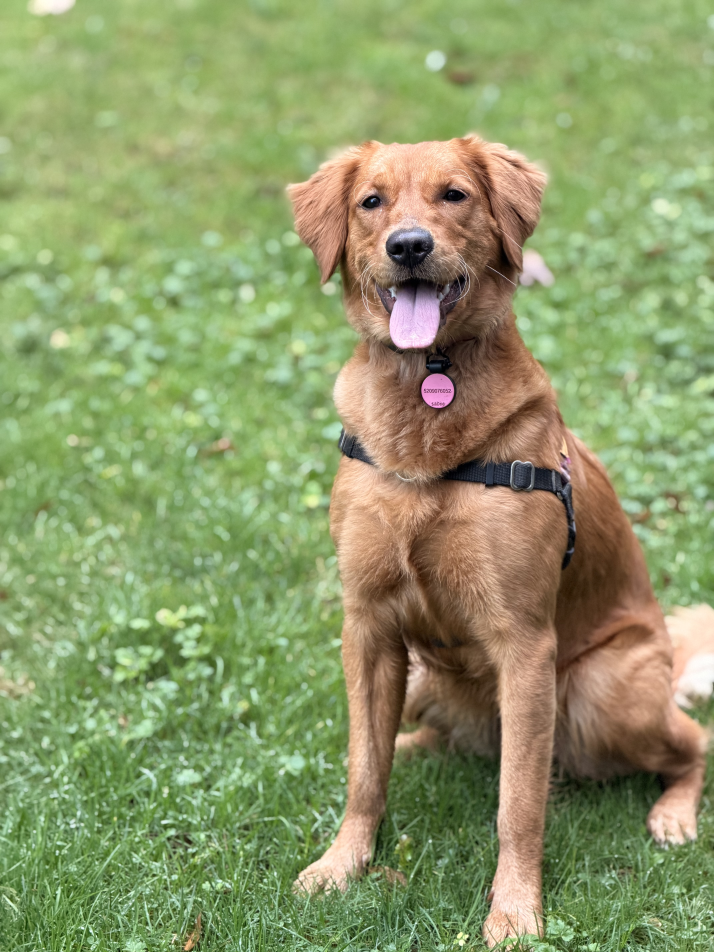
#> input picture core/skills/last30days/assets/dog-original.jpeg, 4284 x 5712 px (shown at 1/6 size)
$ python image_analyzer.py ../../../skills/last30days/assets/dog-original.jpeg
#> lines starting #> are read from the running program, lines starting #| are printed output that depends on the picture
#!/usr/bin/env python3
"""
Image End-to-End Analyzer CLI for AI Agents
Cross-Platform: Windows, macOS, and Linux
Extracts comprehensive visual telemetry, EXIF data, dominant HEX/RGB palettes,
and Tesseract OCR text from image files.
"""

import os
import sys
import json
import shutil
import argparse
import platform
import subprocess
from pathlib import Path
from typing import Dict, Any, List, Optional


def find_binary(name: str) -> Optional[str]:
    """Find binary executable across Windows, macOS, and Linux."""
    # 1. Standard PATH check
    found = shutil.which(name)
    if found:
        return found
    if platform.system() == "Windows":
        found = shutil.which(f"{name}.exe")
        if found:
            return found

    # 2. Well-known OS specific paths
    system = platform.system()
    candidates = []

    if system == "Darwin":
        candidates = [
            f"/opt/homebrew/bin/{name}",
            f"/usr/local/bin/{name}",
            f"/usr/bin/{name}"
        ]
    elif system == "Windows":
        prog_files = os.environ.get("ProgramFiles", "C:\\Program Files")
        prog_files_x86 = os.environ.get("ProgramFiles(x86)", "C:\\Program Files (x86)")
        local_app = os.environ.get("LOCALAPPDATA", "")
        user_prof = os.environ.get("USERPROFILE", "")

        if name == "tesseract":
            candidates = [
                os.path.join(prog_files, "Tesseract-OCR", "tesseract.exe"),
                os.path.join(prog_files_x86, "Tesseract-OCR", "tesseract.exe"),
                os.path.join(local_app, "Programs", "Tesseract-OCR", "tesseract.exe"),
            ]
        elif name == "uv":
            candidates = [
                os.path.join(user_prof, ".cargo", "bin", "uv.exe"),
                os.path.join(local_app, "uv", "uv.exe"),
                os.path.join(prog_files, "uv", "uv.exe")
            ]
    else:  # Linux
        candidates = [
            f"/usr/bin/{name}",
            f"/usr/local/bin/{name}",
            f"/snap/bin/{name}"
        ]

    for p in candidates:
        if p and Path(p).exists():
            return str(p)
    return None


# Auto re-exec with uv if Pillow is not installed
try:
    from PIL import Image, ExifTags
except ImportError:
    if os.environ.get("_UV_REEXEC"):
        print("Error: Pillow is required. Run 'pip install Pillow' or install 'uv'.", file=sys.stderr)
        sys.exit(1)
    uv_bin = find_binary("uv")
    if uv_bin:
        os.environ["_UV_REEXEC"] = "1"
        cmd = [uv_bin, "run", "--with", "Pillow", "python", str(Path(__file__).resolve())] + sys.argv[1:]
        if platform.system() == "Windows":
            subprocess.run(cmd)
            sys.exit(0)
        else:
            os.execv(uv_bin, cmd)
    else:
        print("Error: Pillow is required. Run 'pip install Pillow' or install 'uv'.", file=sys.stderr)
        sys.exit(1)


def get_image_metadata(img: Image.Image, file_path: Path) -> Dict[str, Any]:
    """Extract file telemetry and EXIF metadata."""
    width, height = img.size
    aspect_ratio = round(width / height, 3) if height > 0 else 0
    file_size_kb = round(file_path.stat().st_size / 1024, 2)

    exif_data = {}
    if hasattr(img, "_getexif") and img._getexif():
        raw_exif = img._getexif()
        if raw_exif:
            for tag_id, value in raw_exif.items():
                tag_name = ExifTags.TAGS.get(tag_id, str(tag_id))
                if isinstance(value, (str, int, float)):
                    exif_data[tag_name] = value

    return {
        "file_name": file_path.name,
        "format": img.format or file_path.suffix.upper().replace(".", ""),
        "mode": img.mode,
        "width": width,
        "height": height,
        "aspect_ratio": f"{aspect_ratio}:1 ({width}x{height})",
        "file_size_kb": file_size_kb,
        "os_platform": platform.system(),
        "exif": exif_data
    }


def extract_dominant_palette(img: Image.Image, num_colors: int = 5) -> List[Dict[str, Any]]:
    """Quantize image colors and extract dominant HEX & RGB values."""
    rgb_img = img.convert("RGB")
    thumb = rgb_img.resize((150, 150))
    quantized = thumb.quantize(colors=num_colors)
    palette_raw = quantized.getpalette()[: num_colors * 3]
    color_counts = quantized.getcolors()

    if not color_counts:
        return []

    color_counts.sort(key=lambda x: x[0], reverse=True)
    total_pixels = sum(count for count, _ in color_counts)

    palette_list = []
    for count, idx in color_counts:
        r = palette_raw[idx * 3]
        g = palette_raw[idx * 3 + 1]
        b = palette_raw[idx * 3 + 2]
        hex_code = f"#{r:02x}{g:02x}{b:02x}".upper()
        pct = round((count / total_pixels) * 100, 1)

        luminance = round(0.2126 * r + 0.7152 * g + 0.0722 * b, 1)
        is_dark = luminance < 128

        palette_list.append({
            "hex": hex_code,
            "rgb": [r, g, b],
            "percentage": pct,
            "luminance": luminance,
            "tone": "Dark" if is_dark else "Light"
        })

    return palette_list


def run_tesseract_ocr(file_path: Path) -> str:
    """Run local Tesseract OCR on the target image cross-platform."""
    tesseract_bin = find_binary("tesseract")
    if not tesseract_bin:
        return "[Tesseract binary not found on PATH or standard install locations]"

    try:
        res = subprocess.run(
            [tesseract_bin, str(file_path), "stdout", "--oem", "1"],
            capture_output=True,
            text=True,
            check=True
        )
        text = res.stdout.strip()
        return text if text else "[No text detected by OCR]"
    except Exception as e:
        return f"[OCR Error: {str(e)}]"


def generate_markdown_report(metadata: Dict[str, Any], palette: List[Dict[str, Any]], ocr_text: str) -> str:
    """Format structured analysis into a clean Markdown report for AI agents."""
    lines = [
        f"# End-to-End Image Analysis Report: {metadata['file_name']}",
        "",
        "## 1. Visual & Dimensional Telemetry",
        f"- **Platform**: `{metadata['os_platform']}`",
        f"- **Dimensions**: `{metadata['width']} × {metadata['height']} px`",
        f"- **Aspect Ratio**: `{metadata['aspect_ratio']}`",
        f"- **Format & Color Mode**: `{metadata['format']}` / `{metadata['mode']}`",
        f"- **File Size**: `{metadata['file_size_kb']} KB`",
        ""
    ]

    if metadata["exif"]:
        lines.append("### EXIF Metadata")
        for k, v in list(metadata["exif"].items())[:8]:
            lines.append(f"- **{k}**: `{v}`")
        lines.append("")

    lines.append("## 2. Dominant Color Palette (HEX & RGB)")
    lines.append("| Swatch | HEX | RGB | % Coverage | Tone |")
    lines.append("| :--- | :--- | :--- | :--- | :--- |")
    for c in palette:
        lines.append(f"| `{c['hex']}` | `{c['hex']}` | `rgb({c['rgb'][0]}, {c['rgb'][1]}, {c['rgb'][2]})` | {c['percentage']}% | {c['tone']} |")
    lines.append("")

    lines.append("## 3. High-Precision OCR Extracted Text")
    lines.append("```text")
    lines.append(ocr_text)
    lines.append("```")
    lines.append("")
    lines.append("---")
    lines.append("*Generated by Image End-to-End Analyzer for AI Agents.*")
    return "\n".join(lines)


def main():
    parser = argparse.ArgumentParser(description="Image End-to-End Analyzer for AI Agents (Cross-Platform)")
    parser.add_argument("image_path", help="Path to image file (PNG, JPG, WebP, SVG, etc.)")
    parser.add_argument("--no-ocr", action="store_true", help="Skip Tesseract OCR")
    parser.add_argument("--palette-only", action="store_true", help="Only extract color palette")
    parser.add_argument("--json", action="store_true", help="Output raw JSON instead of Markdown")
    parser.add_argument("-o", "--output", help="Write report to specified output path")

    args = parser.parse_args()
    img_path = Path(args.image_path).resolve()

    if not img_path.exists():
        print(f"Error: Image path does not exist: {img_path}", file=sys.stderr)
        sys.exit(1)

    try:
        with Image.open(img_path) as img:
#> img is the input picture: PIL image 4284x5712 RGB; mean R, G, B 141.6, 153.7, 105.4
            metadata = get_image_metadata(img, img_path)
#> in get_image_metadata, `raw_exif = img._getexif()`: raw_exif = 49 items
#> the loop in get_image_metadata, `for tag_id, value in raw_exif.items():` made 49 passes
#> (tag_id, value, tag_name) on passes 2, 3, 4, 5, 6, 7, 8, 9, 12, 16, 17, 21: (296, 2, 'ResolutionUnit'), (34665, 242, 'ExifOffset'), (271, 'Apple', 'Make'), (272, 'iPhone 17 Pro Max', 'Model'), (305, '26.2', 'Software'), (274, 1, 'Orientation'), (306, '2025:12:14 10:21:23', 'DateTime'), (531, 1, 'YCbCrPositioning'), (316, 'iPhone 17 Pro Max', 'HostComputer'), (36867, '2025:12:14 10:21:23', 'DateTimeOriginal'), (36868, '2025:12:14 10:21:23', 'DateTimeDigitized'), (37383, 5, 'MeteringMode')
#> (tag_id, tag_name) on passes 1, 10, 11, 13, 14, 15: (34853, 'GPSInfo'), (282, 'XResolution'), (283, 'YResolution'), (36864, 'ExifVersion'), (37121, 'ComponentsConfiguration'), (37377, 'ShutterSpeedValue')
#> after the loop in get_image_metadata, `for tag_id, value in raw_exif.items():`: exif_data = 32 items
#> metadata = 9 items
            palette = extract_dominant_palette(img)
#> in extract_dominant_palette, `thumb = rgb_img.resize((150, 150))`:
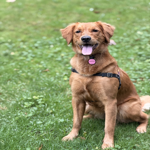
#> thumb: PIL image 150x150 RGB; mean R, G, B 141.6, 153.7, 105.4
#> in extract_dominant_palette, `quantized = thumb.quantize(colors=num_colors)`:
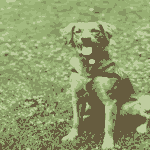
#> quantized: PIL image 150x150 P; mean R, G, B 143.4, 156.7, 107
#> in extract_dominant_palette, `palette_raw = quantized.getpalette()[: num_colors * 3]`: palette_raw = [190, 204, 158, 163, 186, 127, 151, 174, 114, 135, 151, 99, 102, 92, 63]
#> in extract_dominant_palette, `color_counts = quantized.getcolors()`: color_counts = [(2624, 0), (3923, 1), (5422, 2), (5918, 3), (4613, 4)]
#> in extract_dominant_palette, `total_pixels = sum(count for count, _ in color_counts)`: total_pixels = 22500
#> the loop in extract_dominant_palette, `for count, idx in color_counts:` made 5 passes
#> (count, idx, r, g, b, hex_code, pct, luminance) on passes 1 to 5: (5918, 3, 135, 151, 99, '#879763', 26.3, 143.8), (5422, 2, 151, 174, 114, '#97AE72', 24.1, 164.8), (4613, 4, 102, 92, 63, '#665C3F', 20.5, 92), (3923, 1, 163, 186, 127, '#A3BA7F', 17.4, 176.9), (2624, 0, 190, 204, 158, '#BECC9E', 11.7, 197.7)
#> after the loop in extract_dominant_palette, `for count, idx in color_counts:`: palette_list = 5 items
#> palette = 5 items
    except Exception as e:
        print(f"Error reading image: {e}", file=sys.stderr)
        sys.exit(1)

    ocr_text = "" if args.no_ocr or args.palette_only else run_tesseract_ocr(img_path)

    if args.json:
        data = {
            "metadata": metadata,
            "palette": palette,
            "ocr_text": ocr_text
        }
        output_str = json.dumps(data, indent=2)
    else:
        output_str = generate_markdown_report(metadata, palette, ocr_text)
#> the loop in generate_markdown_report, `for k, v in list(metadata["exif"].items())[:8]:` made 8 passes
#> (k, v) on passes 1 to 8: ('ResolutionUnit', 2), ('ExifOffset', 242), ('Make', 'Apple'), ('Model', 'iPhone 17 Pro Max'), ('Software', '26.2'), ('Orientation', 1), ('DateTime', '2025:12:14 10:21:23'), ('YCbCrPositioning', 1)
#> after the loop in generate_markdown_report, `for k, v in list(metadata["exif"].items())[:8]:`: lines = 18 items
#> the loop in generate_markdown_report, `for c in palette:` made 5 passes
#> after the loop in generate_markdown_report, `for c in palette:`: lines = 27 items

    if args.output:
        out_file = Path(args.output).resolve()
        out_file.parent.mkdir(parents=True, exist_ok=True)
        out_file.write_text(output_str, encoding="utf-8")
        print(f"Analysis saved to: {out_file}")
    else:
        print(output_str)
#> (printed output is left out)


if __name__ == "__main__":
    main()

$ run again, on core/skills/last30days/assets/dog-as-human.png
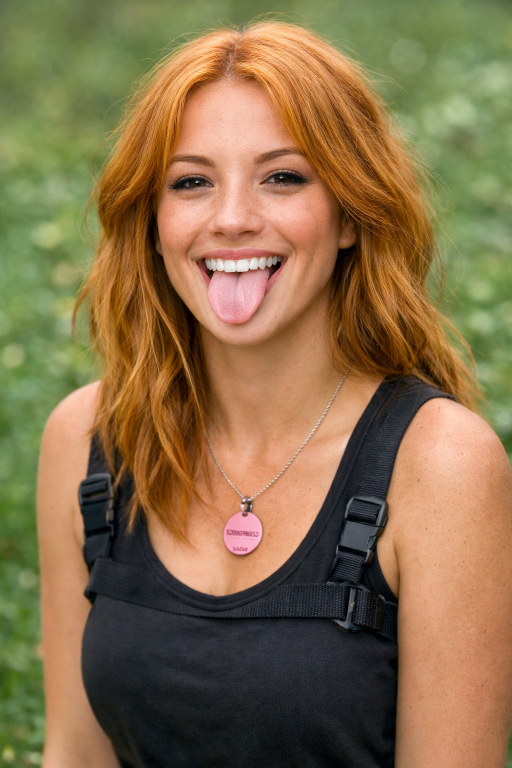
#> input picture core/skills/last30days/assets/dog-as-human.png, 1024 x 1536 px (shown at 1/2 size)
#> in main, img is the input picture: PIL image 1024x1536 RGB; mean R, G, B 135.4, 111.4, 74.9
#> raw_exif = {34665: 26, 40961: 1, 40962: 1024, 40963: 1536}
#> the loop in get_image_metadata, `for tag_id, value in raw_exif.items():` made 4 passes
#> (tag_id, value, tag_name) on passes 1 to 4: (34665, 26, 'ExifOffset'), (40961, 1, 'ColorSpace'), (40962, 1024, 'ExifImageWidth'), (40963, 1536, 'ExifImageHeight')
#> after the loop in get_image_metadata, `for tag_id, value in raw_exif.items():`: exif_data = {'ExifOffset': 26, 'ColorSpace': 1, 'ExifImageWidth': 1024, 'ExifImageHeight': 1536}
#> metadata = 9 items
#> in extract_dominant_palette, `thumb = rgb_img.resize((150, 150))`:
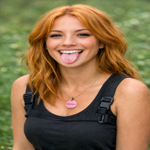
#> thumb: PIL image 150x150 RGB; mean R, G, B 135.4, 111.4, 74.9
#> in extract_dominant_palette, `quantized = thumb.quantize(colors=num_colors)`:
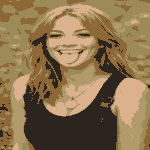
#> quantized: PIL image 150x150 P; mean R, G, B 138.1, 114.1, 77.7
#> palette_raw = [220, 177, 141, 178, 155, 107, 156, 139, 89, 141, 103, 54, 43, 36, 31]
#> color_counts = [(3426, 0), (3275, 1), (5334, 2), (4995, 3), (5470, 4)]
#> total_pixels = 22500
#> the loop in extract_dominant_palette, `for count, idx in color_counts:` made 5 passes
#> (count, idx, r, g, b, hex_code, pct, luminance) on passes 1 to 5: (5470, 4, 43, 36, 31, '#2B241F', 24.3, 37.1), (5334, 2, 156, 139, 89, '#9C8B59', 23.7, 139), (4995, 3, 141, 103, 54, '#8D6736', 22.2, 107.5), (3426, 0, 220, 177, 141, '#DCB18D', 15.2, 183.5), (3275, 1, 178, 155, 107, '#B29B6B', 14.6, 156.4)
#> after the loop in extract_dominant_palette, `for count, idx in color_counts:`: palette_list = 5 items
#> the loop in generate_markdown_report, `for k, v in list(metadata["exif"].items())[:8]:` made 4 passes
#> (k, v) on passes 1 to 4: ('ExifOffset', 26), ('ColorSpace', 1), ('ExifImageWidth', 1024), ('ExifImageHeight', 1536)
#> after the loop in generate_markdown_report, `for k, v in list(metadata["exif"].items())[:8]:`: lines = 14 items
#> the loop in generate_markdown_report, `for c in palette:` made 5 passes
#> after the loop in generate_markdown_report, `for c in palette:`: lines = 23 items
#> (printed output is left out)
